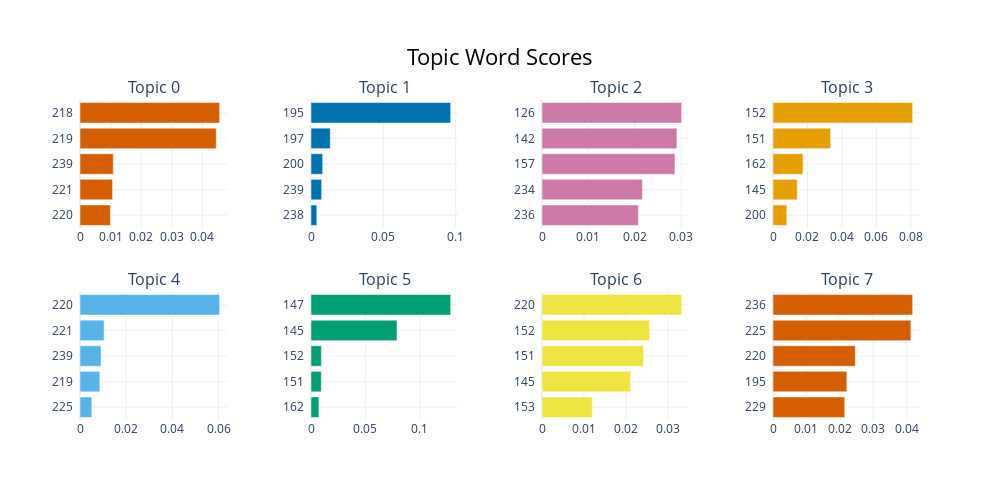

Here is the notebook cell this chart was saved with:
### Code cell
# topic_model_f.visualize_barchart()#top_n_topics=16)

### Figure 1 — Plotly figure (JSON) as saved in the notebook; plotly's stock layout.template omitted (floating-point values rounded to 4 significant figures)
{"data": [{"marker": {"color": "#D55E00"}, "orientation": "h", "type": "bar", "x": [0.009945, 0.01065, 0.01087, 0.04453, 0.04563], "xaxis": "x", "y": ["220  ", "221  ", "239  ", "219  ", "218  "], "yaxis": "y"}, {"marker": {"color": "#0072B2"}, "orientation": "h", "type": "bar", "x": [0.003993, 0.007327, 0.008082, 0.01331, 0.09653], "xaxis": "x2", "y": ["238  ", "239  ", "200  ", "197  ", "195  "], "yaxis": "y2"}, {"marker": {"color": "#CC79A7"}, "orientation": "h", "type": "bar", "x": [0.02077, 0.02162, 0.02865, 0.02906, 0.03009], "xaxis": "x3", "y": ["236  ", "234  ", "157  ", "142  ", "126  "], "yaxis": "y3"}, {"marker": {"color": "#E69F00"}, "orientation": "h", "type": "bar", "x": [0.00797, 0.01407, 0.01739, 0.03343, 0.08103], "xaxis": "x4", "y": ["200  ", "145  ", "162  ", "151  ", "152  "], "yaxis": "y4"}, {"marker": {"color": "#56B4E9"}, "orientation": "h", "type": "bar", "x": [0.005116, 0.008593, 0.009118, 0.01042, 0.06047], "xaxis": "x5", "y": ["225  ", "219  ", "239  ", "221  ", "220  "], "yaxis": "y5"}, {"marker": {"color": "#009E73"}, "orientation": "h", "type": "bar", "x": [0.007236, 0.009475, 0.009539, 0.07898, 0.1283], "xaxis": "x6", "y": ["162  ", "151  ", "152  ", "145  ", "147  "], "yaxis": "y6"}, {"marker": {"color": "#F0E442"}, "orientation": "h", "type": "bar", "x": [0.01196, 0.02106, 0.02414, 0.02561, 0.03321], "xaxis": "x7", "y": ["153  ", "145  ", "151  ", "152  ", "220  "], "yaxis": "y7"}, {"marker": {"color": "#D55E00"}, "orientation": "h", "type": "bar", "x": [0.02145, 0.02206, 0.0246, 0.04121, 0.04175], "xaxis": "x8", "y": ["229  ", "195  ", "220  ", "225  ", "236  "], "yaxis": "y8"}], "layout": {"annotations": [{"font": {"size": 16}, "showarrow": false, "text": "Topic 0", "x": 0.0875, "xanchor": "center", "xref": "paper", "y": 1, "yanchor": "bottom", "yref": "paper"}, {"font": {"size": 16}, "showarrow": false, "text": "Topic 1", "x": 0.3625, "xanchor": "center", "xref": "paper", "y": 1, "yanchor": "bottom", "yref": "paper"}, {"font": {"size": 16}, "showarrow": false, "text": "Topic 2", "x": 0.6375, "xanchor": "center", "xref": "paper", "y": 1, "yanchor": "bottom", "yref": "paper"}, {"font": {"size": 16}, "showarrow": false, "text": "Topic 3", "x": 0.9125, "xanchor": "center", "xref": "paper", "y": 1, "yanchor": "bottom", "yref": "paper"}, {"font": {"size": 16}, "showarrow": false, "text": "Topic 4", "x": 0.0875, "xanchor": "center", "xref": "paper", "y": 0.4, "yanchor": "bottom", "yref": "paper"}, {"font": {"size": 16}, "showarrow": false, "text": "Topic 5", "x": 0.3625, "xanchor": "center", "xref": "paper", "y": 0.4, "yanchor": "bottom", "yref": "paper"}, {"font": {"size": 16}, "showarrow": false, "text": "Topic 6", "x": 0.6375, "xanchor": "center", "xref": "paper", "y": 0.4, "yanchor": "bottom", "yref": "paper"}, {"font": {"size": 16}, "showarrow": false, "text": "Topic 7", "x": 0.9125, "xanchor": "center", "xref": "paper", "y": 0.4, "yanchor": "bottom", "yref": "paper"}], "height": 500, "hoverlabel": {"bgcolor": "white", "font": {"family": "Rockwell", "size": 16}}, "showlegend": false, "title": {"font": {"color": "Black", "size": 22}, "text": "Topic Word Scores", "x": 0.5, "xanchor": "center", "yanchor": "top"}, "width": 1000, "xaxis": {"anchor": "y", "domain": [0, 0.175], "showgrid": true}, "xaxis2": {"anchor": "y2", "domain": [0.275, 0.45], "showgrid": true}, "xaxis3": {"anchor": "y3", "domain": [0.55, 0.725], "showgrid": true}, "xaxis4": {"anchor": "y4", "domain": [0.825, 1], "showgrid": true}, "xaxis5": {"anchor": "y5", "domain": [0, 0.175], "showgrid": true}, "xaxis6": {"anchor": "y6", "domain": [0.275, 0.45], "showgrid": true}, "xaxis7": {"anchor": "y7", "domain": [0.55, 0.725], "showgrid": true}, "xaxis8": {"anchor": "y8", "domain": [0.825, 1], "showgrid": true}, "yaxis": {"anchor": "x", "domain": [0.6, 1], "showgrid": true}, "yaxis2": {"anchor": "x2", "domain": [0.6, 1], "showgrid": true}, "yaxis3": {"anchor": "x3", "domain": [0.6, 1], "showgrid": true}, "yaxis4": {"anchor": "x4", "domain": [0.6, 1], "showgrid": true}, "yaxis5": {"anchor": "x5", "domain": [0, 0.4], "showgrid": true}, "yaxis6": {"anchor": "x6", "domain": [0, 0.4], "showgrid": true}, "yaxis7": {"anchor": "x7", "domain": [0, 0.4], "showgrid": true}, "yaxis8": {"anchor": "x8", "domain": [0, 0.4], "showgrid": true}}}
